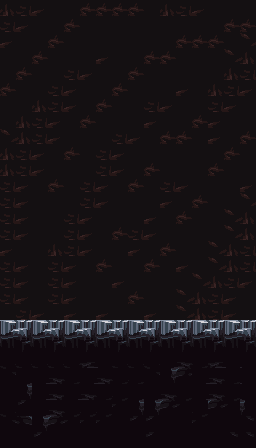

This game map was drawn from its Tiled (.tmx) file and the tilesets committed beside it. A one-line description and the trimmed map source follow:
An orthogonal 16x28 tile map with 16x16 px tiles, 2 tile layers (bg, ground).

<map version="1.10" tiledversion="1.11.2" orientation="orthogonal" renderorder="right-down" width="16" height="28" tilewidth="16" tileheight="16" infinite="0" nextlayerid="3" nextobjectid="1">
 <tileset firstgid="1" name="mainlev_build" tilewidth="16" tileheight="16" tilecount="4096" columns="64">
  <image source="../images/mainlev_build.png" width="1024" height="1024" />
 </tileset>
 <layer id="2" name="bg" width="16" height="28">
  <data>[448 cells, 444 non-empty, 26 distinct tile ids]</data>
 </layer>
 <layer id="1" name="ground" width="16" height="28">
  <data>[448 cells, 128 non-empty, 22 distinct tile ids]</data>
 </layer>
</map>
